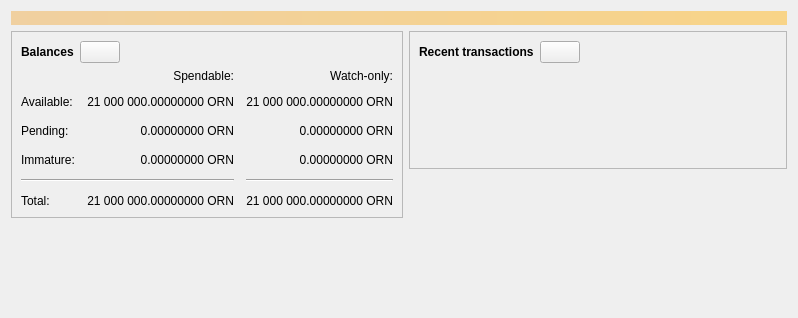
<?xml version="1.0" encoding="UTF-8"?>
<ui version="4.0">
 <class>OverviewPage</class>
 <widget class="QWidget" name="OverviewPage">
  <property name="geometry">
   <rect>
    <x>0</x>
    <y>0</y>
    <width>798</width>
    <height>318</height>
   </rect>
  </property>
  <property name="windowTitle">
   <string>Form</string>
  </property>
  <layout class="QVBoxLayout" name="topLayout">
   <item>
    <widget class="QLabel" name="labelAlerts">
     <property name="visible">
      <bool>false</bool>
     </property>
     <property name="styleSheet">
      <string notr="true">QLabel { background-color: qlineargradient(x1: 0, y1: 0, x2: 1, y2: 0, stop:0 #F0D0A0, stop:1 #F8D488); color:#000000; }</string>
     </property>
     <property name="wordWrap">
      <bool>true</bool>
     </property>
     <property name="margin">
      <number>3</number>
     </property>
     <property name="textInteractionFlags">
      <set>Qt::TextSelectableByMouse</set>
     </property>
    </widget>
   </item>
   <item>
    <layout class="QHBoxLayout" name="horizontalLayout" stretch="1,1">
     <item>
      <layout class="QVBoxLayout" name="verticalLayout_2">
       <item>
        <widget class="QFrame" name="frame">
         <property name="frameShape">
          <enum>QFrame::StyledPanel</enum>
         </property>
         <property name="frameShadow">
          <enum>QFrame::Raised</enum>
         </property>
         <layout class="QVBoxLayout" name="verticalLayout_4">
          <item>
           <layout class="QHBoxLayout" name="horizontalLayout_4">
            <item>
             <widget class="QLabel" name="label_5">
              <property name="font">
               <font>
                <weight>75</weight>
                <bold>true</bold>
               </font>
              </property>
              <property name="text">
               <string>Balances</string>
              </property>
             </widget>
            </item>
            <item>
             <widget class="QPushButton" name="labelWalletStatus">
              <property name="enabled">
               <bool>true</bool>
              </property>
              <property name="maximumSize">
               <size>
                <width>45</width>
                <height>16777215</height>
               </size>
              </property>
              <property name="toolTip">
               <string>The displayed information may be out of date. Your wallet automatically synchronizes with the Orion network after a connection is established, but this process has not completed yet.</string>
              </property>
              <property name="text">
               <string/>
              </property>
              <property name="icon">
               <iconset resource="../orion.qrc">
                <normaloff>:/icons/warning</normaloff>
                <disabledoff>:/icons/warning</disabledoff>:/icons/warning</iconset>
              </property>
              <property name="iconSize">
               <size>
                <width>24</width>
                <height>24</height>
               </size>
              </property>
             </widget>
            </item>
            <item>
             <spacer name="horizontalSpacer_3">
              <property name="orientation">
               <enum>Qt::Horizontal</enum>
              </property>
              <property name="sizeHint" stdset="0">
               <size>
                <width>40</width>
                <height>20</height>
               </size>
              </property>
             </spacer>
            </item>
           </layout>
          </item>
          <item>
           <layout class="QGridLayout" name="gridLayout">
            <property name="spacing">
             <number>12</number>
            </property>
            <item row="2" column="2">
             <widget class="QLabel" name="labelWatchPending">
              <property name="cursor">
               <cursorShape>IBeamCursor</cursorShape>
              </property>
              <property name="toolTip">
               <string>Unconfirmed transactions to watch-only addresses</string>
              </property>
              <property name="text">
               <string notr="true">0.00000000 ORN</string>
              </property>
              <property name="alignment">
               <set>Qt::AlignRight|Qt::AlignTrailing|Qt::AlignVCenter</set>
              </property>
              <property name="textInteractionFlags">
               <set>Qt::LinksAccessibleByMouse|Qt::TextSelectableByKeyboard|Qt::TextSelectableByMouse</set>
              </property>
             </widget>
            </item>
            <item row="2" column="1">
             <widget class="QLabel" name="labelUnconfirmed">
              <property name="cursor">
               <cursorShape>IBeamCursor</cursorShape>
              </property>
              <property name="toolTip">
               <string>Total of transactions that have yet to be confirmed, and do not yet count toward the spendable balance</string>
              </property>
              <property name="text">
               <string notr="true">0.00000000 ORN</string>
              </property>
              <property name="alignment">
               <set>Qt::AlignRight|Qt::AlignTrailing|Qt::AlignVCenter</set>
              </property>
              <property name="textInteractionFlags">
               <set>Qt::LinksAccessibleByMouse|Qt::TextSelectableByKeyboard|Qt::TextSelectableByMouse</set>
              </property>
             </widget>
            </item>
            <item row="3" column="2">
             <widget class="QLabel" name="labelWatchImmature">
              <property name="cursor">
               <cursorShape>IBeamCursor</cursorShape>
              </property>
              <property name="toolTip">
               <string>Mined balance in watch-only addresses that has not yet matured</string>
              </property>
              <property name="text">
               <string notr="true">0.00000000 ORN</string>
              </property>
              <property name="alignment">
               <set>Qt::AlignRight|Qt::AlignTrailing|Qt::AlignVCenter</set>
              </property>
              <property name="textInteractionFlags">
               <set>Qt::LinksAccessibleByMouse|Qt::TextSelectableByKeyboard|Qt::TextSelectableByMouse</set>
              </property>
             </widget>
            </item>
            <item row="4" column="0" colspan="2">
             <widget class="Line" name="line">
              <property name="orientation">
               <enum>Qt::Horizontal</enum>
              </property>
             </widget>
            </item>
            <item row="4" column="2">
             <widget class="Line" name="lineWatchBalance">
              <property name="sizePolicy">
               <sizepolicy hsizetype="Preferred" vsizetype="Fixed">
                <horstretch>0</horstretch>
                <verstretch>0</verstretch>
               </sizepolicy>
              </property>
              <property name="minimumSize">
               <size>
                <width>140</width>
                <height>0</height>
               </size>
              </property>
              <property name="orientation">
               <enum>Qt::Horizontal</enum>
              </property>
             </widget>
            </item>
            <item row="5" column="0">
             <widget class="QLabel" name="labelTotalText">
              <property name="text">
               <string>Total:</string>
              </property>
             </widget>
            </item>
            <item row="3" column="1">
             <widget class="QLabel" name="labelImmature">
              <property name="cursor">
               <cursorShape>IBeamCursor</cursorShape>
              </property>
              <property name="toolTip">
               <string>Mined balance that has not yet matured</string>
              </property>
              <property name="text">
               <string notr="true">0.00000000 ORN</string>
              </property>
              <property name="alignment">
               <set>Qt::AlignRight|Qt::AlignTrailing|Qt::AlignVCenter</set>
              </property>
              <property name="textInteractionFlags">
               <set>Qt::LinksAccessibleByMouse|Qt::TextSelectableByKeyboard|Qt::TextSelectableByMouse</set>
              </property>
             </widget>
            </item>
            <item row="2" column="3">
             <spacer name="horizontalSpacer_2">
              <property name="orientation">
               <enum>Qt::Horizontal</enum>
              </property>
              <property name="sizeHint" stdset="0">
               <size>
                <width>40</width>
                <height>20</height>
               </size>
              </property>
             </spacer>
            </item>
            <item row="3" column="0">
             <widget class="QLabel" name="labelImmatureText">
              <property name="text">
               <string>Immature:</string>
              </property>
             </widget>
            </item>
            <item row="5" column="1">
             <widget class="QLabel" name="labelTotal">
              <property name="cursor">
               <cursorShape>IBeamCursor</cursorShape>
              </property>
              <property name="toolTip">
               <string>Your current total balance</string>
              </property>
              <property name="text">
               <string notr="true">21 000 000.00000000 ORN</string>
              </property>
              <property name="alignment">
               <set>Qt::AlignRight|Qt::AlignTrailing|Qt::AlignVCenter</set>
              </property>
              <property name="textInteractionFlags">
               <set>Qt::LinksAccessibleByMouse|Qt::TextSelectableByKeyboard|Qt::TextSelectableByMouse</set>
              </property>
             </widget>
            </item>
            <item row="5" column="2">
             <widget class="QLabel" name="labelWatchTotal">
              <property name="cursor">
               <cursorShape>IBeamCursor</cursorShape>
              </property>
              <property name="toolTip">
               <string>Current total balance in watch-only addresses</string>
              </property>
              <property name="text">
               <string notr="true">21 000 000.00000000 ORN</string>
              </property>
              <property name="alignment">
               <set>Qt::AlignRight|Qt::AlignTrailing|Qt::AlignVCenter</set>
              </property>
              <property name="textInteractionFlags">
               <set>Qt::LinksAccessibleByMouse|Qt::TextSelectableByKeyboard|Qt::TextSelectableByMouse</set>
              </property>
             </widget>
            </item>
            <item row="0" column="2">
             <widget class="QLabel" name="labelWatchonly">
              <property name="text">
               <string>Watch-only:</string>
              </property>
              <property name="alignment">
               <set>Qt::AlignRight|Qt::AlignTrailing|Qt::AlignVCenter</set>
              </property>
             </widget>
            </item>
            <item row="1" column="0">
             <widget class="QLabel" name="labelBalanceText">
              <property name="text">
               <string>Available:</string>
              </property>
             </widget>
            </item>
            <item row="1" column="1">
             <widget class="QLabel" name="labelBalance">
              <property name="cursor">
               <cursorShape>IBeamCursor</cursorShape>
              </property>
              <property name="toolTip">
               <string>Your current spendable balance</string>
              </property>
              <property name="text">
               <string notr="true">21 000 000.00000000 ORN</string>
              </property>
              <property name="alignment">
               <set>Qt::AlignRight|Qt::AlignTrailing|Qt::AlignVCenter</set>
              </property>
              <property name="textInteractionFlags">
               <set>Qt::LinksAccessibleByMouse|Qt::TextSelectableByKeyboard|Qt::TextSelectableByMouse</set>
              </property>
             </widget>
            </item>
            <item row="1" column="2">
             <widget class="QLabel" name="labelWatchAvailable">
              <property name="cursor">
               <cursorShape>IBeamCursor</cursorShape>
              </property>
              <property name="toolTip">
               <string>Your current balance in watch-only addresses</string>
              </property>
              <property name="text">
               <string notr="true">21 000 000.00000000 ORN</string>
              </property>
              <property name="alignment">
               <set>Qt::AlignRight|Qt::AlignTrailing|Qt::AlignVCenter</set>
              </property>
              <property name="textInteractionFlags">
               <set>Qt::LinksAccessibleByMouse|Qt::TextSelectableByKeyboard|Qt::TextSelectableByMouse</set>
              </property>
             </widget>
            </item>
            <item row="2" column="0">
             <widget class="QLabel" name="labelPendingText">
              <property name="text">
               <string>Pending:</string>
              </property>
             </widget>
            </item>
            <item row="0" column="1">
             <widget class="QLabel" name="labelSpendable">
              <property name="text">
               <string>Spendable:</string>
              </property>
              <property name="alignment">
               <set>Qt::AlignRight|Qt::AlignTrailing|Qt::AlignVCenter</set>
              </property>
             </widget>
            </item>
           </layout>
          </item>
         </layout>
        </widget>
       </item>
       <item>
        <spacer name="verticalSpacer">
         <property name="orientation">
          <enum>Qt::Vertical</enum>
         </property>
         <property name="sizeHint" stdset="0">
          <size>
           <width>20</width>
           <height>40</height>
          </size>
         </property>
        </spacer>
       </item>
      </layout>
     </item>
     <item>
      <layout class="QVBoxLayout" name="verticalLayout_3">
       <item>
        <widget class="QFrame" name="frame_2">
         <property name="frameShape">
          <enum>QFrame::StyledPanel</enum>
         </property>
         <property name="frameShadow">
          <enum>QFrame::Raised</enum>
         </property>
         <layout class="QVBoxLayout" name="verticalLayout">
          <item>
           <layout class="QHBoxLayout" name="horizontalLayout_2">
            <item>
             <widget class="QLabel" name="label_4">
              <property name="font">
               <font>
                <weight>75</weight>
                <bold>true</bold>
               </font>
              </property>
              <property name="text">
               <string>Recent transactions</string>
              </property>
             </widget>
            </item>
            <item>
             <widget class="QPushButton" name="labelTransactionsStatus">
              <property name="enabled">
               <bool>true</bool>
              </property>
              <property name="maximumSize">
               <size>
                <width>45</width>
                <height>16777215</height>
               </size>
              </property>
              <property name="toolTip">
               <string>The displayed information may be out of date. Your wallet automatically synchronizes with the Orion network after a connection is established, but this process has not completed yet.</string>
              </property>
              <property name="text">
               <string/>
              </property>
              <property name="icon">
               <iconset resource="../orion.qrc">
                <normaloff>:/icons/warning</normaloff>
                <disabledoff>:/icons/warning</disabledoff>:/icons/warning</iconset>
              </property>
              <property name="iconSize">
               <size>
                <width>24</width>
                <height>24</height>
               </size>
              </property>
             </widget>
            </item>
            <item>
             <spacer name="horizontalSpacer">
              <property name="orientation">
               <enum>Qt::Horizontal</enum>
              </property>
              <property name="sizeHint" stdset="0">
               <size>
                <width>40</width>
                <height>20</height>
               </size>
              </property>
             </spacer>
            </item>
           </layout>
          </item>
          <item>
           <widget class="TransactionOverviewWidget" name="listTransactions">
            <property name="styleSheet">
             <string notr="true">QListView { background: transparent; }</string>
            </property>
            <property name="frameShape">
             <enum>QFrame::NoFrame</enum>
            </property>
            <property name="verticalScrollBarPolicy">
             <enum>Qt::ScrollBarAlwaysOff</enum>
            </property>
            <property name="horizontalScrollBarPolicy">
             <enum>Qt::ScrollBarAlwaysOff</enum>
            </property>
            <property name="sizeAdjustPolicy">
             <enum>QAbstractScrollArea::AdjustToContents</enum>
            </property>
            <property name="selectionMode">
             <enum>QAbstractItemView::NoSelection</enum>
            </property>
            <property name="uniformItemSizes">
             <bool>true</bool>
            </property>
           </widget>
          </item>
         </layout>
        </widget>
       </item>
       <item>
        <spacer name="verticalSpacer_2">
         <property name="orientation">
          <enum>Qt::Vertical</enum>
         </property>
         <property name="sizeHint" stdset="0">
          <size>
           <width>20</width>
           <height>40</height>
          </size>
         </property>
        </spacer>
       </item>
      </layout>
     </item>
    </layout>
   </item>
  </layout>
 </widget>
 <customwidgets>
  <customwidget>
   <class>TransactionOverviewWidget</class>
   <extends>QListView</extends>
   <header>qt/transactionoverviewwidget.h</header>
  </customwidget>
 </customwidgets>
 <resources/>
 <connections/>
</ui>
